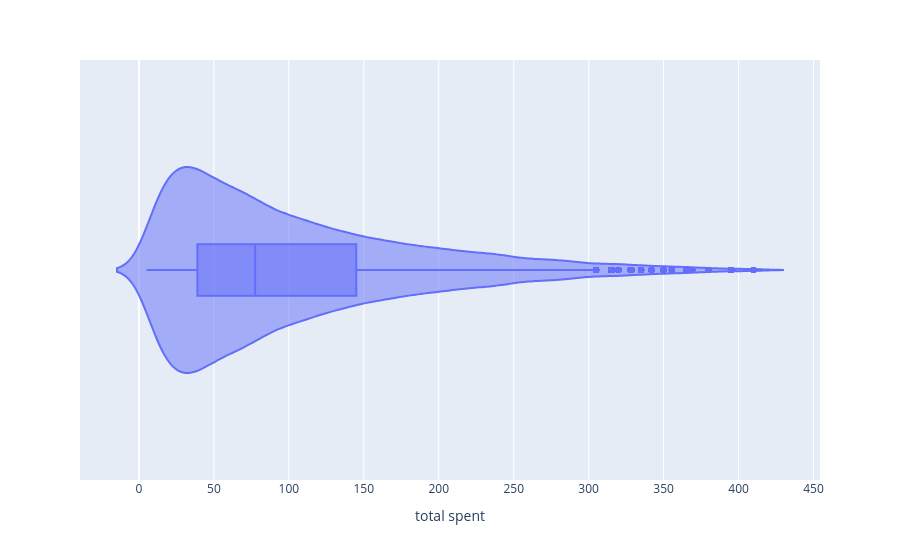

This figure's notebook cell:
### Markdown cell above
# how much does a customer usually spend

### Code cell
#ff.create_distplot([hist_data],['total spent'])
px.violin(df , x='total spent' , box = True )

### Figure 1 — Plotly figure (JSON) as saved in the notebook; plotly's stock layout.template omitted (floating-point values rounded to 4 significant figures; data arrays with more than 128 entries replaced by an {"elided": "..."} marker saying what was removed)
{"data": [{"alignmentgroup": "True", "box": {"visible": true}, "hovertemplate": "total spent=%{x}<extra></extra>", "legendgroup": "", "marker": {"color": "#636efa"}, "name": "", "offsetgroup": "", "orientation": "h", "scalegroup": "True", "showlegend": false, "type": "violin", "x": {"elided": "43819 float values"}, "x0": " ", "xaxis": "x", "y0": " ", "yaxis": "y"}], "layout": {"legend": {"tracegroupgap": 0}, "margin": {"t": 60}, "violinmode": "group", "xaxis": {"anchor": "y", "domain": [0, 1], "title": {"text": "total spent"}}, "yaxis": {"anchor": "x", "domain": [0, 1]}}}
